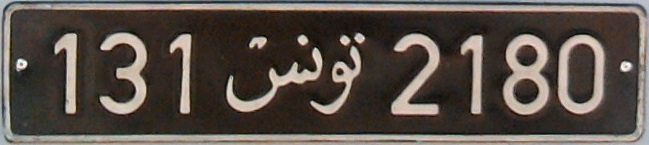
#> input picture 132tn2180.jpg, 649 x 145 px
$ python -i aipy_image.py   (imports and definitions only)
#> lines starting #> are read from the running program, lines starting #| are printed output that depends on the picture; after the words box and inside, x2 and y2 are one past the last pixel; in counts of white or black regions, pixels touching at a corner belong together
#> further down, picture is the input picture: shape (145, 649, 3); mean B, G, R 72, 78.9, 87.9
import cv2
import numpy as np
import easyocr
import socket
import re


# ------------------------------
#  TCP CLIENT → send OPEN/CLOSE
# ------------------------------
def send_command(cmd, host="127.0.0.1", port=6000):
    try:
        s = socket.socket(socket.AF_INET, socket.SOCK_STREAM)
        s.connect((host, port))
        s.send(cmd.encode())
        s.close()
        print(f"[INFO] Sent command: {cmd}")
    except Exception as e:
        print("[ERROR] Could not send command:", e)


# ------------------------------
#  OCR SETUP
# ------------------------------
# [1 line that did not run here, left out]

# Save only NUMBER-FORMAT (no Arabic)
AUTHORIZED_PLATES = [
    "147145",
    "156956",
    "100200",
    "1312180",
    "2180131",
    "-2180131"
]


def remove_arabic(text):
    """Remove all Arabic characters, keep only English letters & numbers."""
    # Arabic unicode range: \u0600-\u06FF
    cleaned = re.sub(r'[\u0600-\u06FF]', '', text)
    # Remove spaces
    cleaned = cleaned.replace(" ", "")
    return cleaned


def preprocess(img):
    gray = cv2.cvtColor(img, cv2.COLOR_BGR2GRAY)
    blur = cv2.GaussianBlur(gray, (5, 5), 0)
    _, thresh = cv2.threshold(
        blur, 0, 255, cv2.THRESH_BINARY_INV + cv2.THRESH_OTSU
    )
    return thresh


def extract_plate_text(plate_img):
    results = reader.readtext(plate_img, detail=0)
    text = " ".join(results)
    return text


def detect_plate(img):
    gray = cv2.cvtColor(img, cv2.COLOR_BGR2GRAY)
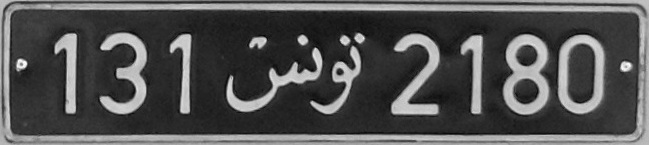
#> gray: shape (145, 649); min 3, max 253, mean 80.8
    edges = cv2.Canny(gray, 50, 200)
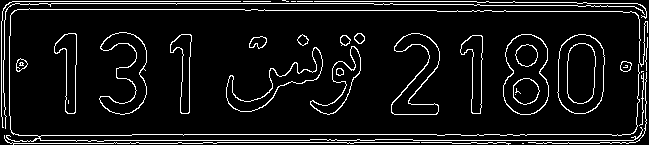
#> edges: shape (145, 649); 8.3% white in thin lines or dots
    contours, _ = cv2.findContours(edges, cv2.RETR_LIST, cv2.CHAIN_APPROX_SIMPLE)
#> contours = 59 contours, 20 with area under 20; largest, box (x1, y1, x2, y2) and area: (557, 34, 605, 114) 3144, (557, 34, 605, 114) 3104, (503, 34, 549, 115) 2914, (503, 34, 549, 115) 2842, (99, 32, 147, 115) 1684

    candidates = []
    for cnt in contours:
        x, y, w, h = cv2.boundingRect(cnt)
        aspect = w / float(h)

        # Tunisian plate ratio
        if 2.5 < aspect < 6.5 and w > 100:
            candidates.append((x, y, w, h))
#> this loop made 59 passes
#> (x, y, w, h, aspect) on passes 2, 3, 5, 6, 7, 8, 9, 10, 12, 13, 14, 15: (421, 142, 90, 3, 30), (4, 135, 416, 10, 41.6), (515, 94, 1, 1, 1), (515, 88, 6, 6, 1), (513, 78, 27, 27, 1), (513, 78, 27, 27, 1), (639, 73, 5, 53, 0.0943), (528, 72, 119, 72, 1.65), (336, 68, 8, 8, 1), (336, 68, 8, 8, 1), (623, 65, 5, 3, 1.67), (20, 62, 3, 4, 0.75)
#> (cnt, x, y, w, h, aspect) on passes 1, 4, 11, 55, 56, 57: ([[522, 143], [523, 143]], 522, 143, 2, 1, 2), ([[68, 100], [68, 103]], 68, 100, 1, 4, 0.25), ([[641, 71], [641, 72], [642, 71], [643, 71]], 641, 71, 3, 2, 1.5), ([[297, 1], [312, 1]], 297, 1, 16, 1, 16), ([[291, 1], [295, 1]], 291, 1, 5, 1, 5), ([[243, 1], [270, 1]], 243, 1, 28, 1, 28)
#> after the loop, candidates = [(6, 8, 642, 134), (3, 3, 642, 126)]

    if not candidates:
        return None, None

    x, y, w, h = sorted(candidates, key=lambda c: c[2], reverse=True)[0]
#> x = 6; y = 8; w = 642; h = 134
    return img[y:y+h, x:x+w], (x, y, w, h)


# ------------------------------
#  MAIN ANPR LOGIC
# ------------------------------
image_path = "132tn2180.jpg"  # test image
# [1 line not run here, left out]

# [1 line that did not run here, left out]

# [29 lines not run here, left out]

>>> import cv2
>>> picture = cv2.imread('132tn2180.jpg')
>>> result = detect_plate(picture)
